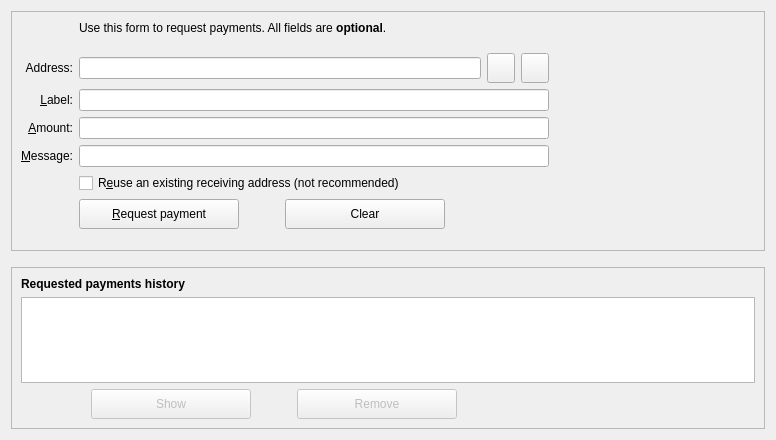
<?xml version="1.0" encoding="UTF-8"?>
<ui version="4.0">
 <class>ReceiveCoinsDialog</class>
 <widget class="QWidget" name="ReceiveCoinsDialog">
  <property name="geometry">
   <rect>
    <x>0</x>
    <y>0</y>
    <width>776</width>
    <height>440</height>
   </rect>
  </property>
  <layout class="QVBoxLayout" name="verticalLayout" stretch="0,0,1">
   <item>
    <widget class="QFrame" name="frame2">
     <property name="sizePolicy">
      <sizepolicy hsizetype="Preferred" vsizetype="Expanding">
       <horstretch>0</horstretch>
       <verstretch>0</verstretch>
      </sizepolicy>
     </property>
     <property name="frameShape">
      <enum>QFrame::StyledPanel</enum>
     </property>
     <property name="frameShadow">
      <enum>QFrame::Sunken</enum>
     </property>
     <layout class="QVBoxLayout" name="verticalLayout_3">
      <item>
       <layout class="QGridLayout" name="gridLayout">
        <item row="8" column="2">
         <widget class="QCheckBox" name="reuseAddress">
          <property name="toolTip">
           <string>Reuse one of the previously used receiving addresses. Reusing addresses has security and privacy issues. Do not use this unless re-generating a payment request made before.</string>
          </property>
          <property name="text">
           <string>R&amp;euse an existing receiving address (not recommended)</string>
          </property>
         </widget>
        </item>
        <item row="7" column="2">
         <widget class="QLineEdit" name="reqMessage">
          <property name="toolTip">
           <string>An optional message to attach to the payment request, which will be displayed when the request is opened. Note: The message will not be sent with the payment over the agricoin network.</string>
          </property>
         </widget>
        </item>
        <item row="2" column="2">
         <widget class="QLabel" name="label_5">
          <property name="text">
           <string>Use this form to request payments. All fields are &lt;b&gt;optional&lt;/b&gt;.</string>
          </property>
         </widget>
        </item>
        <item row="5" column="0">
         <widget class="QLabel" name="label_2">
          <property name="toolTip">
           <string>An optional label to associate with the new receiving address.</string>
          </property>
          <property name="text">
           <string>&amp;Label:</string>
          </property>
          <property name="alignment">
           <set>Qt::AlignRight|Qt::AlignTrailing|Qt::AlignVCenter</set>
          </property>
          <property name="buddy">
           <cstring>reqLabel</cstring>
          </property>
         </widget>
        </item>
        <item row="9" column="0">
         <widget class="QLabel" name="label_7">
          <property name="text">
           <string/>
          </property>
         </widget>
        </item>
        <item row="6" column="0">
         <widget class="QLabel" name="label">
          <property name="toolTip">
           <string>An optional amount to request. Leave this empty or zero to not request a specific amount.</string>
          </property>
          <property name="text">
           <string>&amp;Amount:</string>
          </property>
          <property name="alignment">
           <set>Qt::AlignRight|Qt::AlignTrailing|Qt::AlignVCenter</set>
          </property>
          <property name="buddy">
           <cstring>reqAmount</cstring>
          </property>
         </widget>
        </item>
        <item row="6" column="2">
         <widget class="BitcoinAmountField" name="reqAmount">
          <property name="minimumSize">
           <size>
            <width>80</width>
            <height>0</height>
           </size>
          </property>
          <property name="toolTip">
           <string>An optional amount to request. Leave this empty or zero to not request a specific amount.</string>
          </property>
         </widget>
        </item>
        <item row="5" column="2">
         <widget class="QLineEdit" name="reqLabel">
          <property name="toolTip">
           <string>An optional label to associate with the new receiving address.</string>
          </property>
         </widget>
        </item>
        <item row="8" column="0">
         <widget class="QLabel" name="label_4">
          <property name="text">
           <string/>
          </property>
         </widget>
        </item>
        <item row="7" column="0">
         <widget class="QLabel" name="label_3">
          <property name="toolTip">
           <string>An optional message to attach to the payment request, which will be displayed when the request is opened. Note: The message will not be sent with the payment over the agricoin network.</string>
          </property>
          <property name="text">
           <string>&amp;Message:</string>
          </property>
          <property name="alignment">
           <set>Qt::AlignRight|Qt::AlignTrailing|Qt::AlignVCenter</set>
          </property>
          <property name="buddy">
           <cstring>reqMessage</cstring>
          </property>
         </widget>
        </item>
        <item row="9" column="2">
         <layout class="QHBoxLayout" name="horizontalLayout">
          <item>
           <widget class="QPushButton" name="receiveButton">
            <property name="minimumSize">
             <size>
              <width>160</width>
              <height>30</height>
             </size>
            </property>
            <property name="text">
             <string>&amp;Request payment</string>
            </property>
            <property name="icon">
             <iconset resource="../bitcoin.qrc">
              <normaloff>:/icons/receiving_addresses</normaloff>:/icons/receiving_addresses</iconset>
            </property>
           </widget>
          </item>
          <item>
           <spacer name="horizontalSpacer_5">
            <property name="orientation">
             <enum>Qt::Horizontal</enum>
            </property>
            <property name="sizeType">
             <enum>QSizePolicy::Fixed</enum>
            </property>
            <property name="sizeHint" stdset="0">
             <size>
              <width>40</width>
              <height>20</height>
             </size>
            </property>
           </spacer>
          </item>
          <item>
           <widget class="QPushButton" name="clearButton">
            <property name="sizePolicy">
             <sizepolicy hsizetype="Minimum" vsizetype="Fixed">
              <horstretch>0</horstretch>
              <verstretch>0</verstretch>
             </sizepolicy>
            </property>
            <property name="minimumSize">
             <size>
              <width>160</width>
              <height>30</height>
             </size>
            </property>
            <property name="toolTip">
             <string>Clear all fields of the form.</string>
            </property>
            <property name="text">
             <string>Clear</string>
            </property>
            <property name="icon">
             <iconset resource="../bitcoin.qrc">
              <normaloff>:/icons/remove</normaloff>:/icons/remove</iconset>
            </property>
            <property name="autoDefault">
             <bool>false</bool>
            </property>
           </widget>
          </item>
          <item>
           <spacer name="horizontalSpacer">
            <property name="orientation">
             <enum>Qt::Horizontal</enum>
            </property>
            <property name="sizeHint" stdset="0">
             <size>
              <width>40</width>
              <height>20</height>
             </size>
            </property>
           </spacer>
          </item>
         </layout>
        </item>
        <item row="2" column="3" rowspan="9">
         <widget class="QRImageWidget" name="lblQRCode">
          <property name="minimumSize">
           <size>
            <width>200</width>
            <height>220</height>
           </size>
          </property>
          <property name="maximumSize">
           <size>
            <width>200</width>
            <height>220</height>
           </size>
          </property>
          <property name="text">
           <string/>
          </property>
         </widget>
        </item>
        <item row="4" column="0">
         <widget class="QLabel" name="label_8">
          <property name="text">
           <string>Address:</string>
          </property>
          <property name="alignment">
           <set>Qt::AlignRight|Qt::AlignTrailing|Qt::AlignVCenter</set>
          </property>
         </widget>
        </item>
        <item row="4" column="2">
         <layout class="QHBoxLayout" name="horizontalLayout_3">
          <item>
           <widget class="QLineEdit" name="leAddress"/>
          </item>
          <item>
           <widget class="QToolButton" name="copyAddressButton">
            <property name="minimumSize">
             <size>
              <width>28</width>
              <height>30</height>
             </size>
            </property>
            <property name="maximumSize">
             <size>
              <width>20</width>
              <height>30</height>
             </size>
            </property>
            <property name="text">
             <string/>
            </property>
           </widget>
          </item>
          <item>
           <widget class="QToolButton" name="refreshButton">
            <property name="minimumSize">
             <size>
              <width>28</width>
              <height>30</height>
             </size>
            </property>
            <property name="maximumSize">
             <size>
              <width>20</width>
              <height>30</height>
             </size>
            </property>
            <property name="text">
             <string/>
            </property>
           </widget>
          </item>
         </layout>
        </item>
       </layout>
      </item>
     </layout>
    </widget>
   </item>
   <item>
    <spacer name="verticalSpacer_2">
     <property name="orientation">
      <enum>Qt::Vertical</enum>
     </property>
     <property name="sizeHint" stdset="0">
      <size>
       <width>20</width>
       <height>10</height>
      </size>
     </property>
    </spacer>
   </item>
   <item>
    <widget class="QFrame" name="frame">
     <property name="sizePolicy">
      <sizepolicy hsizetype="Preferred" vsizetype="Expanding">
       <horstretch>0</horstretch>
       <verstretch>0</verstretch>
      </sizepolicy>
     </property>
     <property name="frameShape">
      <enum>QFrame::StyledPanel</enum>
     </property>
     <property name="frameShadow">
      <enum>QFrame::Raised</enum>
     </property>
     <layout class="QVBoxLayout" name="verticalLayout_2">
      <item>
       <widget class="QLabel" name="label_6">
        <property name="font">
         <font>
          <weight>75</weight>
          <bold>true</bold>
         </font>
        </property>
        <property name="text">
         <string>Requested payments history</string>
        </property>
       </widget>
      </item>
      <item>
       <widget class="QTableView" name="recentRequestsView">
        <property name="contextMenuPolicy">
         <enum>Qt::CustomContextMenu</enum>
        </property>
        <property name="tabKeyNavigation">
         <bool>false</bool>
        </property>
        <property name="sortingEnabled">
         <bool>true</bool>
        </property>
       </widget>
      </item>
      <item>
       <layout class="QHBoxLayout" name="horizontalLayout_2">
        <item>
         <spacer name="horizontalSpacer_3">
          <property name="orientation">
           <enum>Qt::Horizontal</enum>
          </property>
          <property name="sizeType">
           <enum>QSizePolicy::Fixed</enum>
          </property>
          <property name="sizeHint" stdset="0">
           <size>
            <width>70</width>
            <height>20</height>
           </size>
          </property>
         </spacer>
        </item>
        <item>
         <widget class="QPushButton" name="showRequestButton">
          <property name="enabled">
           <bool>false</bool>
          </property>
          <property name="minimumSize">
           <size>
            <width>160</width>
            <height>30</height>
           </size>
          </property>
          <property name="toolTip">
           <string>Show the selected request (does the same as double clicking an entry)</string>
          </property>
          <property name="text">
           <string>Show</string>
          </property>
          <property name="icon">
           <iconset resource="../bitcoin.qrc">
            <normaloff>:/icons/edit</normaloff>:/icons/edit</iconset>
          </property>
          <property name="autoDefault">
           <bool>false</bool>
          </property>
         </widget>
        </item>
        <item>
         <spacer name="horizontalSpacer_4">
          <property name="orientation">
           <enum>Qt::Horizontal</enum>
          </property>
          <property name="sizeType">
           <enum>QSizePolicy::Fixed</enum>
          </property>
          <property name="sizeHint" stdset="0">
           <size>
            <width>40</width>
            <height>20</height>
           </size>
          </property>
         </spacer>
        </item>
        <item>
         <widget class="QPushButton" name="removeRequestButton">
          <property name="enabled">
           <bool>false</bool>
          </property>
          <property name="minimumSize">
           <size>
            <width>160</width>
            <height>30</height>
           </size>
          </property>
          <property name="toolTip">
           <string>Remove the selected entries from the list</string>
          </property>
          <property name="text">
           <string>Remove</string>
          </property>
          <property name="icon">
           <iconset resource="../bitcoin.qrc">
            <normaloff>:/icons/remove</normaloff>:/icons/remove</iconset>
          </property>
          <property name="autoDefault">
           <bool>false</bool>
          </property>
         </widget>
        </item>
        <item>
         <spacer name="horizontalSpacer_2">
          <property name="orientation">
           <enum>Qt::Horizontal</enum>
          </property>
          <property name="sizeHint" stdset="0">
           <size>
            <width>40</width>
            <height>20</height>
           </size>
          </property>
         </spacer>
        </item>
       </layout>
      </item>
     </layout>
    </widget>
   </item>
  </layout>
 </widget>
 <customwidgets>
  <customwidget>
   <class>BitcoinAmountField</class>
   <extends>QLineEdit</extends>
   <header>bitcoinamountfield.h</header>
   <container>1</container>
  </customwidget>
  <customwidget>
   <class>QRImageWidget</class>
   <extends>QLabel</extends>
   <header>receiverequestdialog.h</header>
  </customwidget>
 </customwidgets>
 <tabstops>
  <tabstop>reqLabel</tabstop>
  <tabstop>reqAmount</tabstop>
  <tabstop>reqMessage</tabstop>
  <tabstop>reuseAddress</tabstop>
  <tabstop>receiveButton</tabstop>
  <tabstop>clearButton</tabstop>
  <tabstop>recentRequestsView</tabstop>
  <tabstop>showRequestButton</tabstop>
  <tabstop>removeRequestButton</tabstop>
 </tabstops>
 <resources>
  <include location="../bitcoin.qrc"/>
 </resources>
 <connections/>
</ui>
